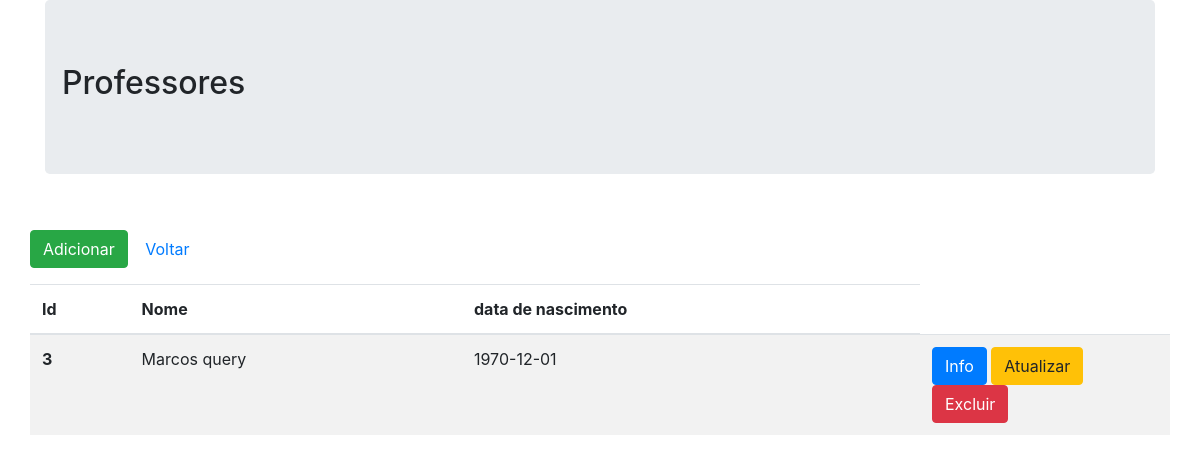
The app's page /professor/index_professor.php with its own data.
### tables this page shows
CREATE TABLE IF NOT EXISTS `professor` (
  `id_professor` int(11) NOT NULL AUTO_INCREMENT,
  `nome` varchar(80) NOT NULL,
  `data_nascimento` date DEFAULT NULL,
  `data_criacao` datetime DEFAULT NULL,
  PRIMARY KEY (`id_professor`)
);

### professor/index_professor.php (the view, shortened to what this page needs)
<!DOCTYPE html>
<html lang="pt-br">
<head>
    <link rel="stylesheet" href="../assets/css/bootstrap.min.css">
</head>
<body>
        <div class="container">
          <div class="jumbotron">
            <div class="row">
                <h2>Professores </h2>
            </div>
          </div>
            <div class="row">
                <p>
                    <a href="create_professor.php" class="btn btn-success">Adicionar</a>
                    <a href="../index.php" type="btn" class="btn btn-default">Voltar</a>
                </p>
                <table class="table table-striped">
                    <thead>
                        <tr>
                            <th scope="col">Id</th>
                            <th scope="col">Nome</th>
                            <th scope="col">data de nascimento</th>
                        </tr>
                    </thead>
                    <tbody>
                        <?php
                        $pdo = Banco::conectar();
                        $sql = 'SELECT * FROM professor ORDER BY id_professor DESC';
                        foreach($pdo->query($sql)as $row)
                        {
                            echo '<tr>';
			                      echo '<th scope="row">'. $row['id_professor'] . '</th>';
                            echo '<td>'. $row['nome'] . '</td>';
                            echo '<td>'. $row['data_nascimento'] . '</td>';
                            echo '<td width=250>';
                            echo '<a class="btn btn-primary" href="read_professor.php?id_professor='.$row['id_professor'].'">Info</a>';
                            echo '<a class="btn btn-warning" href="update_professor.php?id_professor='.$row['id_professor'].'">Atualizar</a>';
                            echo '<a class="btn btn-danger" href="delete_professor.php?id_professor='.$row['id_professor'].'">Excluir</a>';
                            echo '</td>';
                            echo '</tr>';
                        }
                        ?>
                    </tbody>
                </table>
            </div>
        </div>
</body>
</html>

### records on screen
professor: id_professor "3", nome "Marcos query", data_nascimento "1970-12-01"
